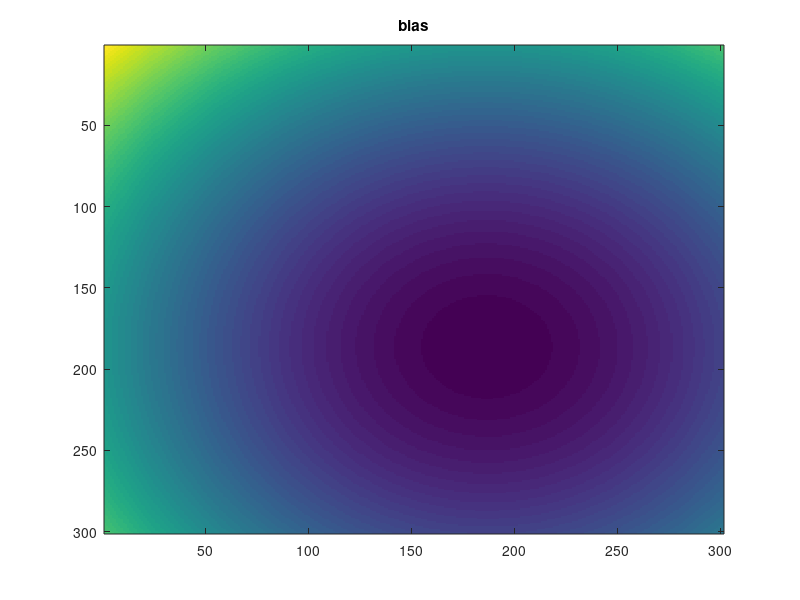

Recreate this plot in MATLAB. (Note: this script raises an error after producing the figure.)
clear all;
clc;
close all;

theta = 45; % theta = -180~180
baseline = 100;
unique_measurement_range = 2;
alpha = 2;

x_d = 0;
y_d = 0;
z_d = 0;

z_c = 500;


z_p = 0;
x_p = baseline*cos(theta/180*pi);
y_p = baseline*sin(theta/180*pi);

theta_z = atan(baseline/z_c)/pi*180

[x_c,y_c] = meshgrid(-150:1:150,-150:1:150);

measure_depth_c = (((x_c-x_p).^2+(y_c-y_p).^2+(z_c-z_p)^2).^0.5 + ...
    ((x_c-x_d).^2+(y_c-y_d).^2+(z_c-z_d)^2).^0.5)/2 - z_c;
figure;imagesc(measure_depth_c); title('bias')


object_depth = (1-im2double(imresize(imread('cameraman.tif'),[301,301])))*unique_measurement_range*alpha + z_c;
figure;imagesc(object_depth); title('gt')


x_o = x_c;
y_o = y_c;
z_o = object_depth;
measure_depth = (((x_o-x_p).^2+(y_o-y_p).^2+(z_o-z_p).^2).^0.5 + ...
    ((x_o-x_d).^2+(y_o-y_d).^2+(z_o-z_d).^2).^0.5)/2;
figure;imagesc(measure_depth); title('uncalibrated')


calibrated_measure_depth = measure_depth-measure_depth_c;
figure;imagesc(calibrated_measure_depth); title('calibrated')


relative_depth = calibrated_measure_depth - z_c;
figure;imagesc(relative_depth); title('relative depth')

depth_map = mod(relative_depth,unique_measurement_range)/unique_measurement_range*2*pi-pi;
figure;imagesc(depth_map); title('depth map')